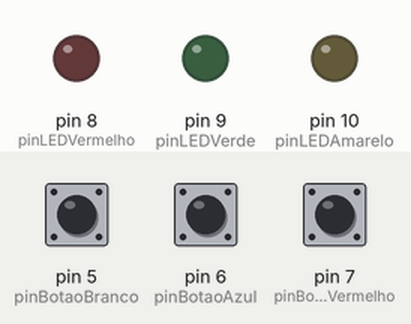
Recording of a sketch running on a simulated Arduino Uno, built with avr-gcc and run on an emulated ATmega328P. Shown: output pins drawn as LEDs (lit = HIGH). The test bench sets the inputs (shaded band); at power-on: pin 5 (pinBotaoBranco) LOW, pin 6 (pinBotaoAzul) LOW, pin 7 (pinBotaoVermelho) LOW. What the sketch prints to the serial monitor is not drawn.

Above: at 1.2 s.
1.3 s: pin 5 (pinBotaoBranco) pulled HIGH for 0.15 s
At 1.37 s:
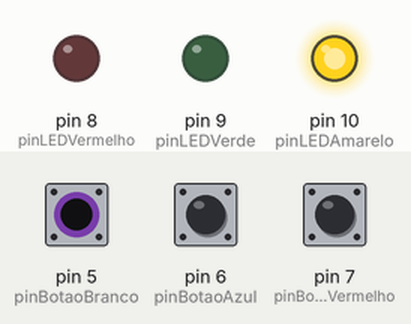
2.9 s: pin 6 (pinBotaoAzul) pulled HIGH for 0.15 s
At 2.97 s:
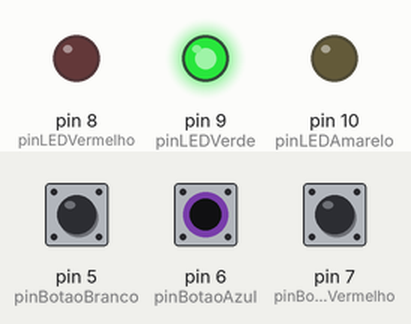
4.5 s: pin 7 (pinBotaoVermelho) pulled HIGH for 0.15 s
At 4.57 s:
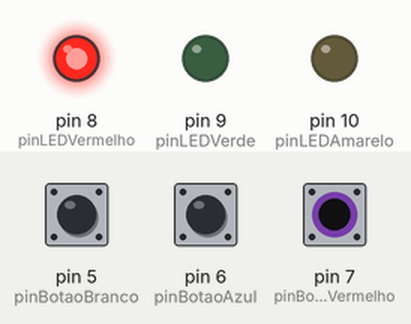
6.1 s: pin 7 (pinBotaoVermelho) pulled HIGH for 3.2 s
At 10.5 s:
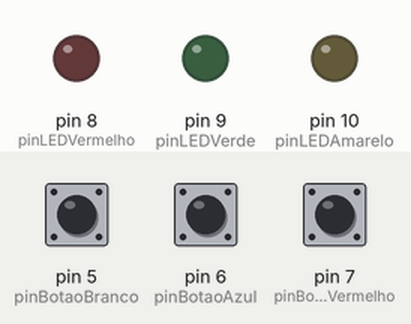
10.8 s: pin 5 (pinBotaoBranco) pulled HIGH for 3.2 s
At 11.6 s:
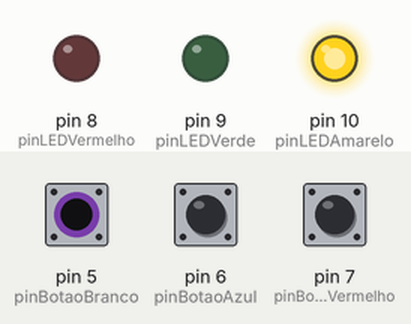
15.5 s: pin 5 (pinBotaoBranco) driven HIGH and pin 6 (pinBotaoAzul) driven HIGH
At 16.5 s:
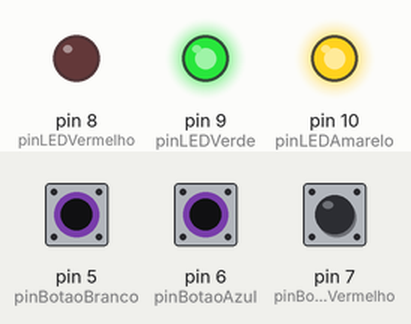
Timing chart, 0 to 18.0 s (numbered marks = the images above; inputs shaded):
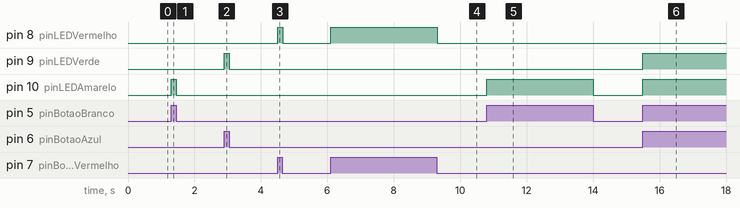

The sketch:

Aula12.ino
```cpp
/* Curso Arduino por Flávio Guimarães
Aula 3 - Portas digitais de entrada e programação de botões*/
#define pinLEDVermelho     8
#define pinLEDVerde        9
#define pinLEDAmarelo     10
#define pinBotaoBranco     5 //Acende LED amarelo
#define pinBotaoAzul       6 //Acende LED verde
#define pinBotaoVermelho   7 //Acende LED vermelho


void setup() {
   Serial.begin(9600);

   //Configura as portas
   pinMode(pinLEDVermelho, OUTPUT);
   pinMode(pinLEDVerde,    OUTPUT);
   pinMode(pinLEDAmarelo,  OUTPUT);


   pinMode (pinBotaoVermelho, INPUT); // Acende LED vermelho
   pinMode(pinBotaoAzul,      INPUT); // Acende LED verde
   pinMode(pinBotaoBranco,    INPUT); // acende LED amarelo

   // Força todos os LEDS desligados
   digitalWrite(pinLEDVermelho, LOW);
   digitalWrite(pinLEDVerde,    LOW);
   digitalWrite(pinLEDAmarelo,  LOW);

}

void loop() {
  // put your main code here, to run repeatedly:
  Serial.print (digitalRead(pinBotaoVermelho));
  Serial.print  (digitalRead(pinBotaoAzul));
  Serial.println(digitalRead(pinBotaoBranco));

  digitalWrite(pinLEDVermelho, digitalRead(pinBotaoVermelho)); // liga led vermelho com botao
  digitalWrite(pinLEDVerde,    digitalRead(pinBotaoAzul));     // Liga led Verde com botao
  digitalWrite(pinLEDAmarelo,  digitalRead(pinBotaoBranco));   // liga led Amarelo com botao
}
```

Measured:
- after the input at 1.3 s, pin 10 (pinLEDAmarelo): LOW → HIGH at once, → LOW 0.15 s later
- after the input at 2.9 s, pin 9 (pinLEDVerde): LOW → HIGH at once, → LOW 0.15 s later
- after the input at 4.5 s, pin 8 (pinLEDVermelho): LOW → HIGH at once, → LOW 0.15 s later
- after the input at 6.1 s, pin 8 (pinLEDVermelho): LOW → HIGH at once, → LOW 3.2 s later
- after the input at 10.8 s, pin 10 (pinLEDAmarelo): LOW → HIGH at once, → LOW 3.2 s later
- after the input at 15.5 s, pin 9 (pinLEDVerde), pin 10 (pinLEDAmarelo): LOW → HIGH at once
